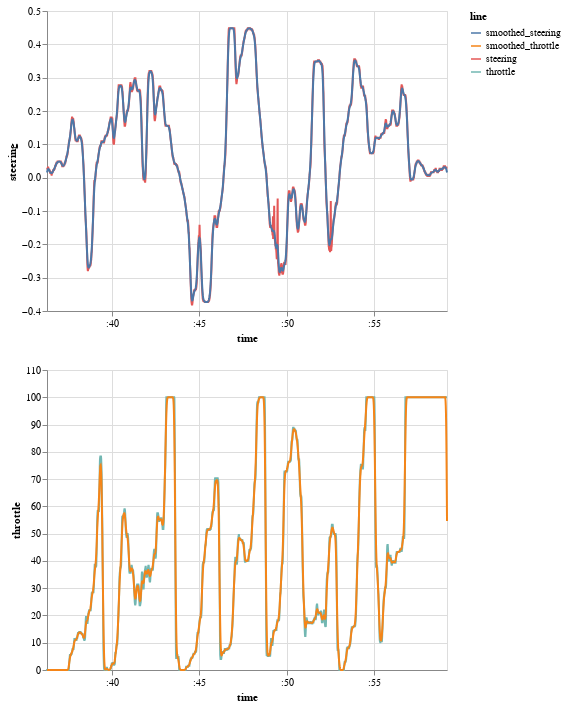

Source (notebook cell):
### Code cell
run.laps[2].steering.chart() & run.laps[2].throttle.chart()

### Figure 1 — Vega-Lite specification as saved in the notebook (floating-point values rounded to 4 significant figures; data arrays with more than 128 entries replaced by an {"elided": "..."} marker saying what was removed)
{"config": {"view": {"continuousWidth": 400, "continuousHeight": 300}}, "vconcat": [{"data": {"name": "data-4d156e2520359f579f8ba2b1ea36a431"}, "mark": "line", "encoding": {"color": {"field": "line", "type": "nominal"}, "x": {"field": "time", "type": "temporal"}, "y": {"field": "steering", "type": "quantitative"}}}, {"data": {"name": "data-be755c5fbd71f214357bdfd5e155e0e6"}, "mark": "line", "encoding": {"color": {"field": "line", "type": "nominal"}, "x": {"field": "time", "type": "temporal"}, "y": {"field": "throttle", "type": "quantitative"}}}], "$schema": "https://vega.github.io/schema/vega-lite/v4.17.0.json", "datasets": {"data-4d156e2520359f579f8ba2b1ea36a431": {"elided": "4580 records"}, "data-be755c5fbd71f214357bdfd5e155e0e6": {"elided": "4580 records"}}}
